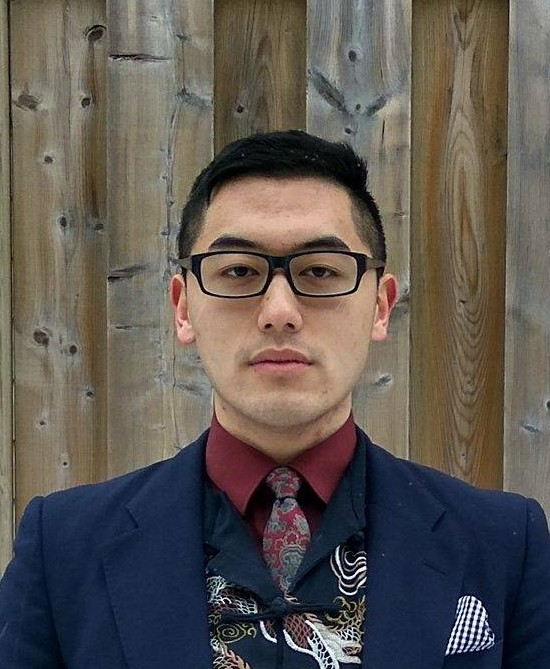
//> input picture viktor.jpg, 550 x 669 px
$ ./DisplayImage   (built with g++ and OpenCV 4)
//> lines starting //> are read from the running program, lines starting //| are printed output that depends on the picture; after the words box and inside, x2 and y2 are one past the last pixel; in counts of white or black regions, pixels touching at a corner belong together
#include <stdio.h>

#include <opencv2/opencv.hpp>
#include <opencv2/imgcodecs.hpp>
#include <opencv2/highgui.hpp>
#include <opencv2/objdetect.hpp>
/*
 *Source code developed with reference to:
 * https://docs.opencv.org/2.4/doc/tutorials/introduction/linux_gcc_cmake/linux_gcc_cmake.html
 * https://docs.opencv.org/3.4/d3/dc1/tutorial_basic_linear_transform.html
 * https://www.codementor.io/@shashwatjain661/how-detect-faces-using-opencv-and-python-c-nwyssng68
 * https://docs.opencv.org/2.4/doc/tutorials/objdetect/cascade_classifier/cascade_classifier.html
 * https://stackoverflow.com/questions/39013970/opencv-function-to-merge-mats-except-for-black-transparent-pixels
 * https://docs.opencv.org/3.4.9/d2/dbd/tutorial_distance_transform.html
 *
 */


// Function (forward) declaring
void adjustContrast(double alpha, cv::Mat &image);
void findFace(cv::Mat &image);
void blurEdge(cv::Mat &image);

int main(int argc, char** argv )
{
    //Original image
    cv::Mat image;

    //Error checking for image path
    if (argc != 2){
        printf("Image input not detected, using default.\n");
        image = cv::imread("viktor.jpg");
//> image is the input picture: 669 rows x 550 cols, CV_8UC3; mean B, G, R 82.4, 87.6, 94
    }else{
        image = cv::imread( argv[1], 1 );
    }

    //Error checking for image
    if (!image.data){
        printf("No image data!\n");
        return -1;
    }

    //First copying over the original image into new_image
    cv::Mat new_image = image.clone();

    //Blur the background based on pixel distances
    blurEdge(new_image);

    //Detecting face and drawing circle around it
    findFace(new_image);

    //Boosting the contrast of the image
    adjustContrast(1.5,new_image);

    //Concat the two images to output and print to screen
    cv::Mat composite_image;
    cv::hconcat(image,new_image,composite_image);
    cv::imshow("OpenCVTest", composite_image);

    cv::waitKey();
    return 0;
}

void adjustContrast(double alpha /* constrast adjustment factor*/, cv::Mat &image){
    image.convertTo(image,-1,alpha,0);
}

void findFace(cv::Mat &image){
    std::vector<cv::Rect> faces;//vector for storing region of interest (ROI) of faces

    //Convert to grayscale & equalize
    cv::Mat image_grey;
    cv::cvtColor(image,image_grey,cv::COLOR_BGR2GRAY);
    cv::equalizeHist(image_grey,image_grey);

    //Declaring and instantiating CascadeClassifier for facial detection
    cv::CascadeClassifier cascade;
    cascade.load("haarcascade_frontalface_alt.xml");

    //Detect the faces
    cascade.detectMultiScale(image_grey,faces,1.1,2,0|cv::CASCADE_SCALE_IMAGE,cv::Size(30,30));

    //Draw circles around faces
    for( size_t i = 0; i < faces.size(); i++ ){
        cv::Point center( faces[i].x + faces[i].width*0.5, faces[i].y + faces[i].height*0.5 );
        cv::ellipse(image, center,
                    cv::Size( faces[i].width*0.5, faces[i].height*0.5),
                    0, 0, 360,
                    cv::Scalar( 255, 0, 255 ),
                    4, 8, 0 );
    }

    std::cout << "Deteceted " << faces.size() << " faces!" << std::endl;
}

void blurEdge(cv::Mat &image){
    //Blur background
    cv::Mat background = image.clone();
    cv::blur(image,background,cv::Size(10,10));

    //Greyscale
    cv::Mat image_grey;
    cv::cvtColor(image,image_grey,cv::COLOR_BGR2GRAY);
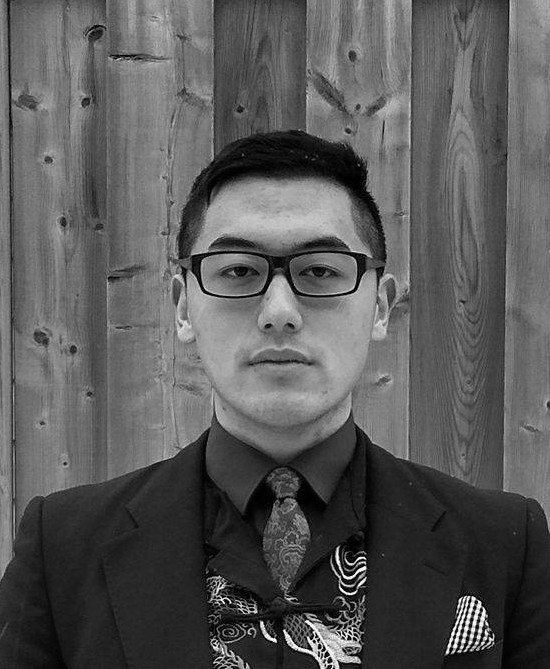
//> image_grey: 669 rows x 550 cols, CV_8UC1; min 0, max 255, mean 88.9

    //Distance transform, get the relative distance of pixels
    cv::Mat dist;
    cv::distanceTransform(image_grey, dist, cv::DIST_L2, 3);
    //imshow("dt",dist);

    //Nomalize and add threshold to bring out contours
    cv::normalize(dist, dist, 0, 1.0, cv::NORM_MINMAX);
    cv::threshold(dist, dist, 0.5, 1.0, cv::THRESH_BINARY);
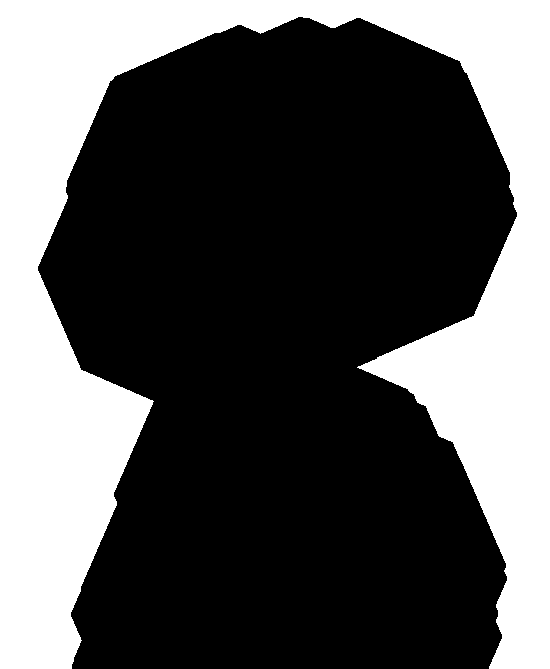
//> dist: 669 rows x 550 cols, CV_32FC1; values 0 (black) and 1 (white), 33.9% white; 1 white region, box (x1, y1, x2, y2) and area: (0, 0, 550, 669) 124881

    //Dilate to extract peaks
    cv::Mat kernel1 = cv::Mat::ones(3, 3, CV_8U);
    cv::dilate(dist, dist, kernel1);
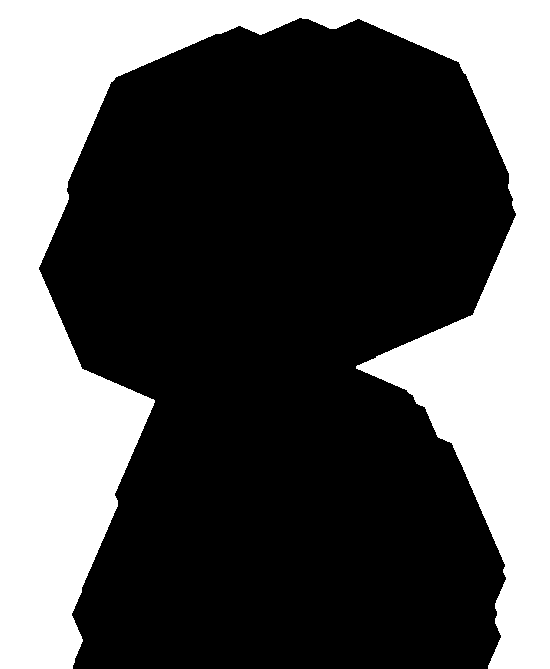
//> dist: 669 rows x 550 cols, CV_32FC1; values 0 (black) and 1 (white), 34.6% white; 1 white region, box (x1, y1, x2, y2) and area: (0, 0, 550, 669) 127282

    //Cropping the area under the mask
    //...inverting the colors, so we are getting the area inside the
    //...distance transform, instead of outside
    cv::Mat mask;
    cv::inRange(dist, cv::Scalar(0,0,0), cv::Scalar(0,0,0), mask);
    cv::Mat res;
    image.copyTo(res, mask);
    cv::blur(image,image,cv::Size(10,10));
    //imshow("res",res);

    //Aggregating the final results, combining the mask with the blurred background
    //... and removing the black background
    cv::Mat foreground;
    cv::inRange(res, cv::Scalar(0,0,0), cv::Scalar(0,0,0), foreground);
//> foreground: 669 rows x 550 cols, CV_8UC1; 34.6% white; 17 white regions (16 under 20 px), largest, box (x1, y1, x2, y2) and area: (0, 0, 550, 669) 127282
    res.copyTo(image,255-foreground);
//> in findFace, `cv::equalizeHist(image_grey,image_grey);`:
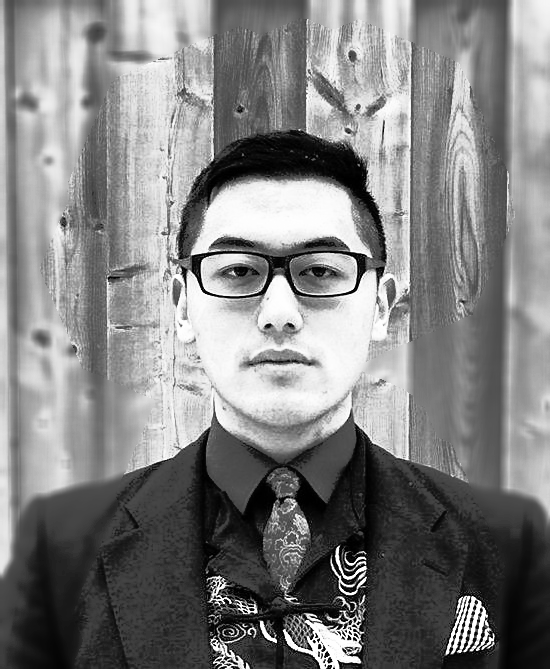
//> image_grey: 669 rows x 550 cols, CV_8UC1; min 0, max 255, mean 128.5
//> in findFace, `cascade.detectMultiScale(image_grey,faces,1.1,2,0|cv::CASCADE_SCALE_IM..`: faces = 1 Rect (x, y, width, height): [159, 178, 246, 246]
//> the loop in findFace, `for( size_t i = 0; i < faces.size(); i++ )` made 1 pass
//> center on pass 1: Point(282, 301)
//> after the loop in findFace, `for( size_t i = 0; i < faces.size(); i++ )`:
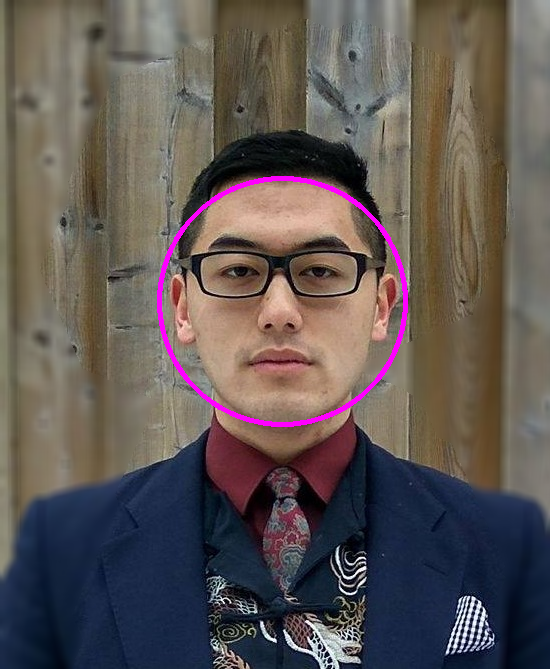
//> image: 669 rows x 550 cols, CV_8UC3; mean B, G, R 84.1, 86.5, 95.4
//| Deteceted 1 faces!
//> in adjustContrast, `image.convertTo(image,-1,alpha,0);`:
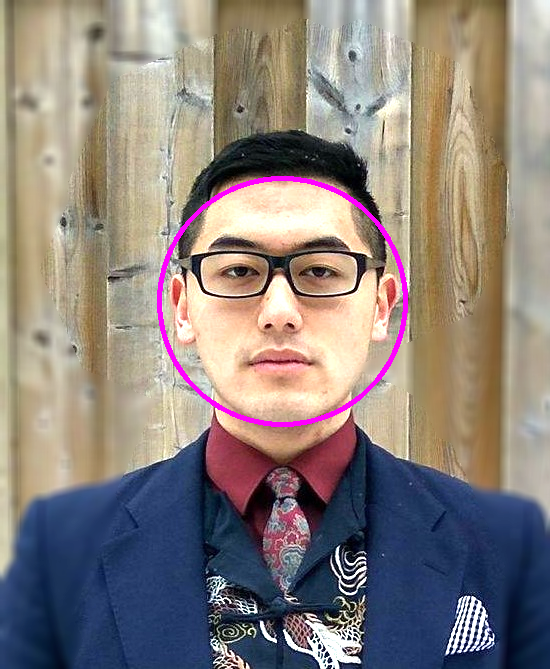
//> image: 669 rows x 550 cols, CV_8UC3; mean B, G, R 124.2, 129.2, 139.3
//> in main, `cv::hconcat(image,new_image,composite_image);`:
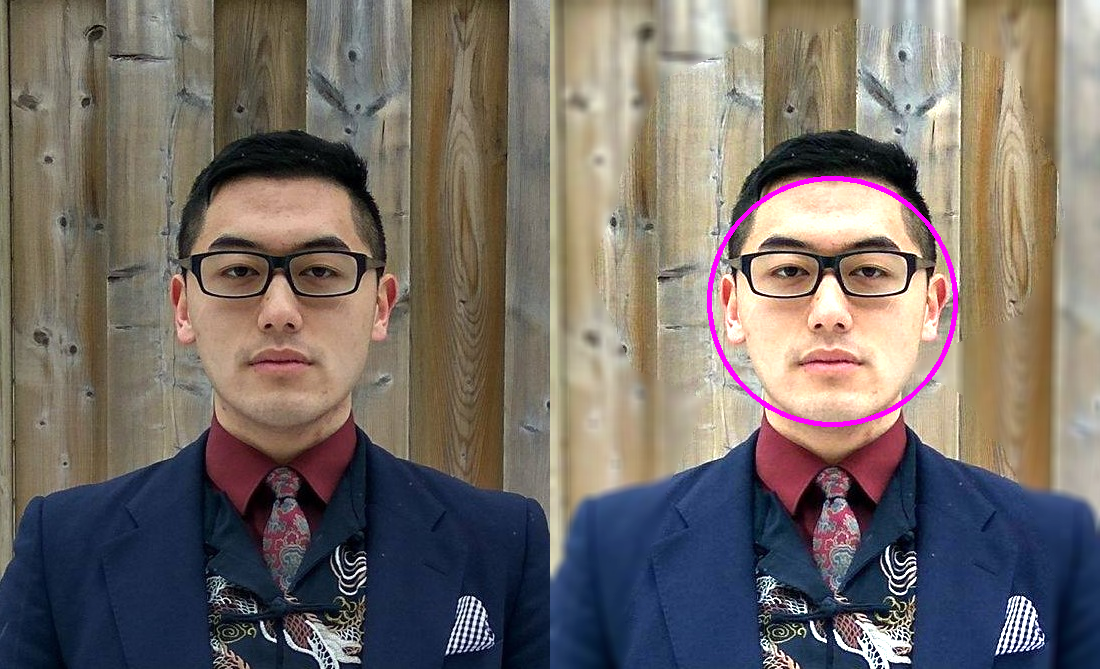
//> composite_image: 669 rows x 1100 cols, CV_8UC3; mean B, G, R 103.3, 108.4, 116.6
    //imshow("image",image);
}

//First iterations of blur function, with fixed center
void blurCrop(cv::Mat &image){
    // A circle for mask, centered
    cv::Vec3f circ(image.cols/2,image.rows/2,image.rows/3);

    // Draw the mask: white circle on black background
    cv::Mat1b mask(image.size(), uchar(0));
    cv::circle(mask, cv::Point(circ[0], circ[1]), circ[2], cv::Scalar(255), cv::FILLED);

    // Create a black image for background
    cv::Mat3b res(image.size(),  cv::Vec3b(0,0,0));

    // Copy only the image under the white circle to black image
    image.copyTo(res, mask);

    //Blurring original image
    cv::blur(image,image,cv::Size(10,10));

    //Copying over the cropped picture, giving a Bokeh effect
    //Background is all blurred, foreground the the circle that we croppe with the mask
    //we are removing the black background, pasting the cropped picture
    cv::Mat foreground;
    cv::inRange(res, cv::Scalar(0,0,0), cv::Scalar(0,0,0), foreground);
    res.copyTo(image, 255-foreground);
}
